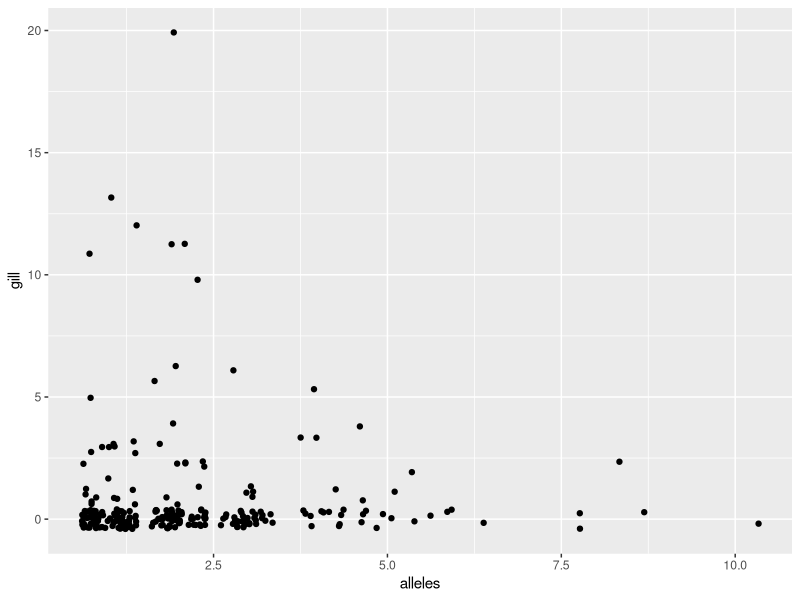
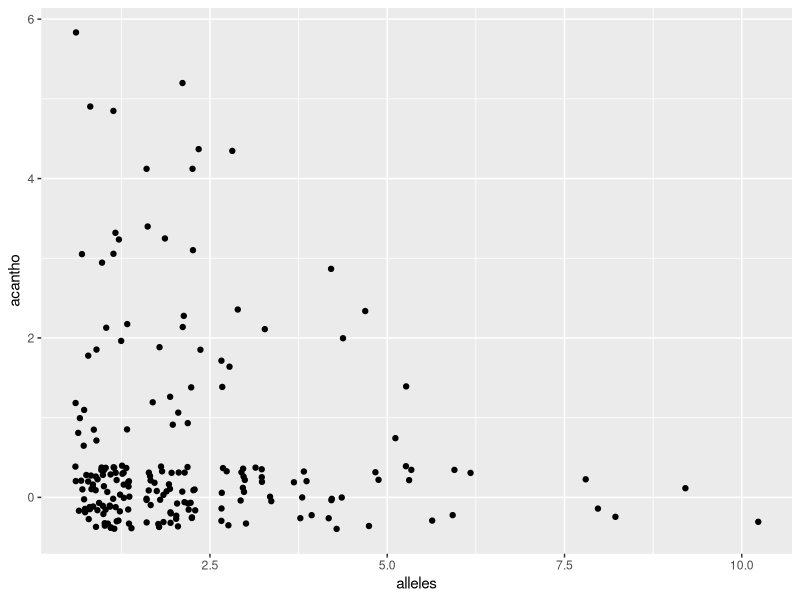
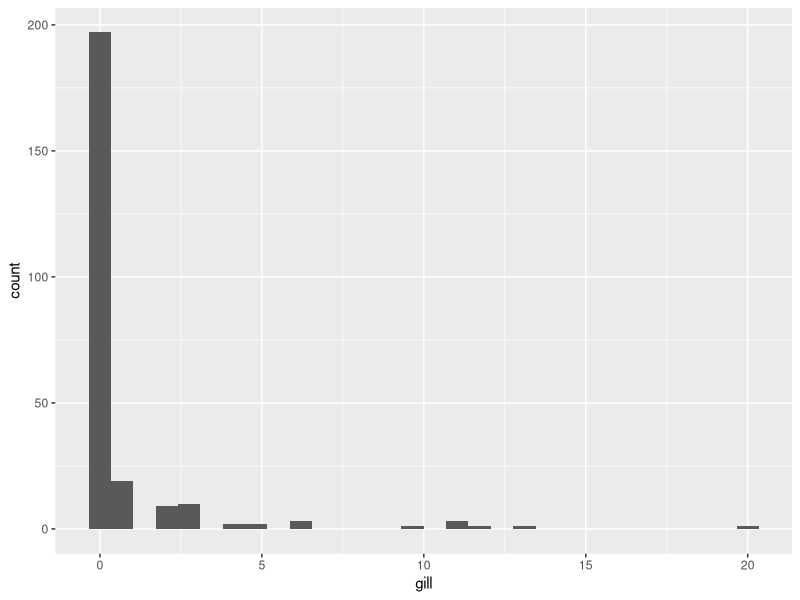
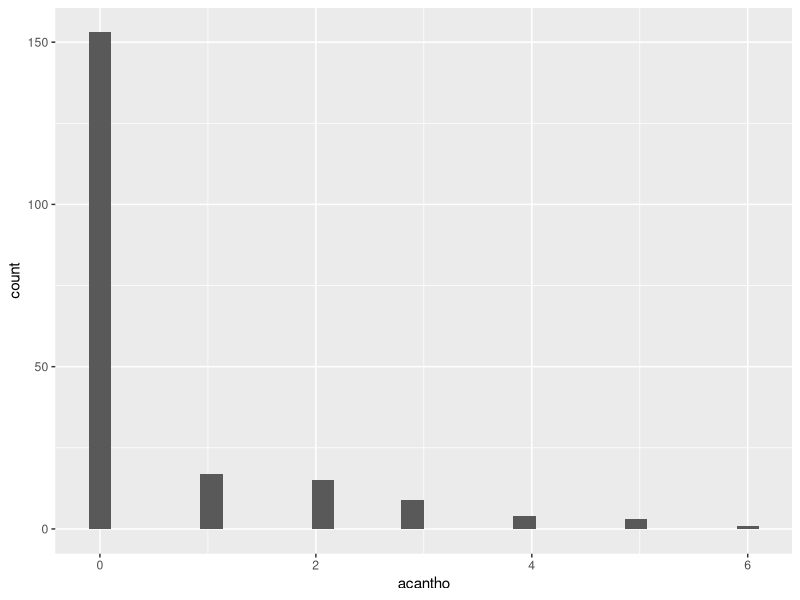
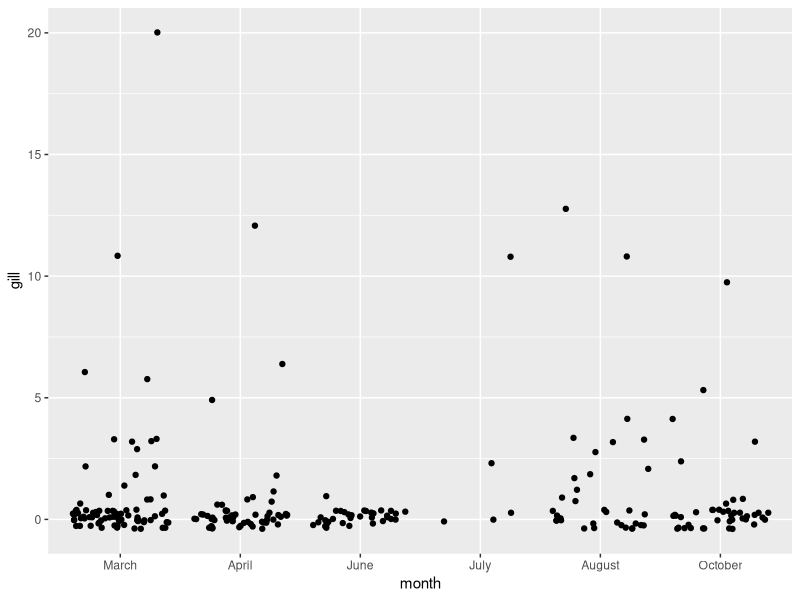
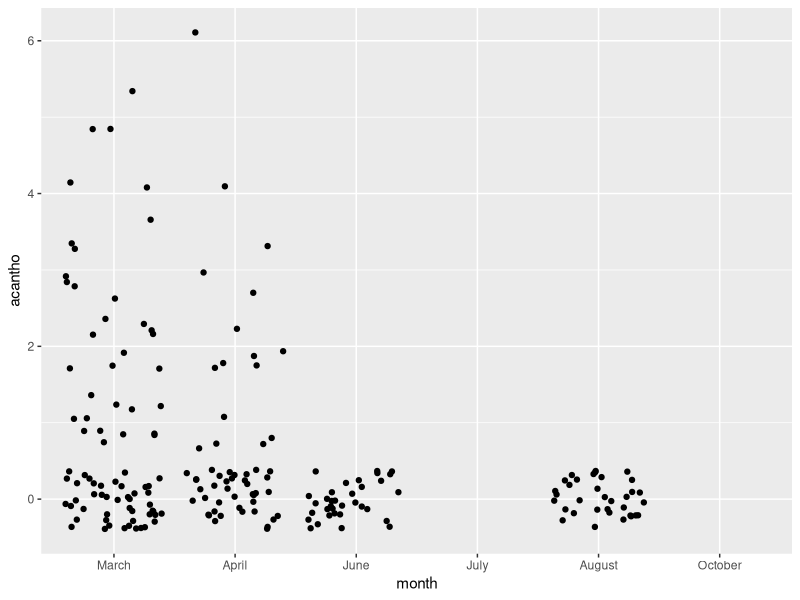
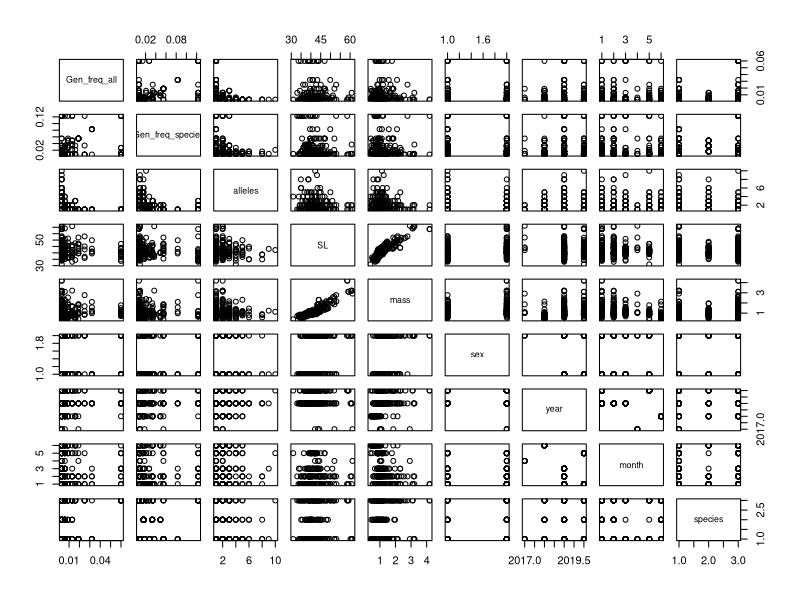
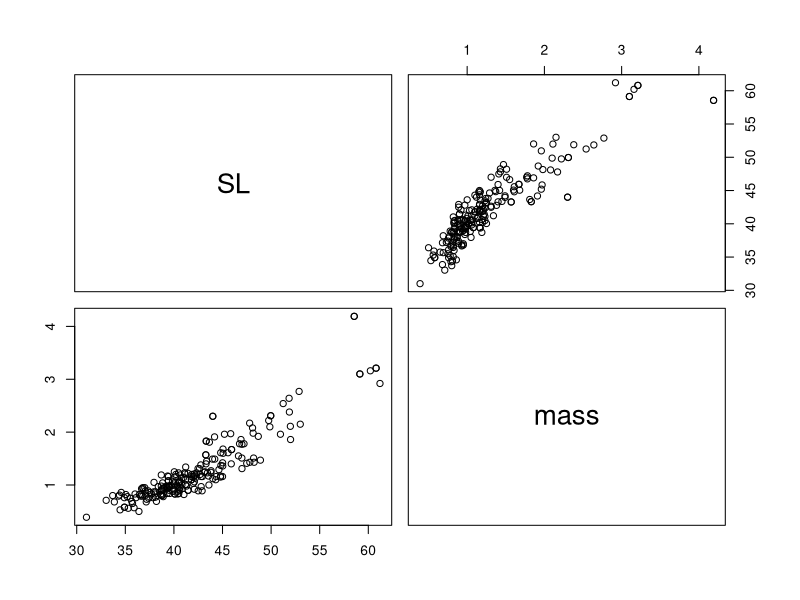

Write R code to recreate these figures, in order.
library(readr)
library(dplyr)
library(tidyr)
library(ggplot2)
library(pscl)

alldata <- read_csv("alldata.csv", 
                    col_types = cols(species = col_factor(levels = c("fantail", 
                    "orangethroat", "rainbow")),
                    month = col_factor(levels = c("March", "April",
                    "June", "July", "August", "October")),
                    sex = col_factor(levels = c("F", "M"))))
alldata = alldata[,c(21, 22, 10, 11, 8, 6, 7, 5, 3, 4, 2)]
alldata = alldata[!is.na(alldata$gill) | !is.na(alldata$acantho),]


ggplot(alldata, aes(alleles, gill)) +
  geom_jitter()
ggplot(alldata, aes(alleles, acantho)) +
  geom_jitter()
ggplot(alldata, aes(gill)) +
  geom_histogram()
ggplot(alldata, aes(acantho)) +
  geom_histogram()
# I think this indicates that we need a hurdle or zero inflated poisson model.

ggplot(alldata, aes(month, gill)) +
  geom_jitter()
ggplot(alldata, aes(month, acantho)) +
  geom_jitter()
# I don't think we have enough months to treat them as anything other than a factor.

# I am not sure we need a mixed model on this.  I don't see what would be the 
# random effect.  
# I also don't think we need to include year.  But I could be wrong.

pairs(alldata[-c(1, 2)])
pairs(alldata[c(6:7)])
# obviously, mass and length are highly correlated.  Mass only has 2 NAs and SL has 
# 44, so it makes sense to keep mass.

z.gill = zeroinfl(gill ~ Gen_freq_all + Gen_freq_species + alleles + mass +
                    sex + month + species, alldata, dist = "poisson")
summary(z.gill)

ggplot(alldata, aes(gill, fill = species)) +
  geom_histogram()

# all the orangethroat species have gill=0.  If we remove those samples and look at 
# them separately, the rest of  the data does not require zero inflated model. 
# Plain poisson works.  Otherwise, species determines the binomial part of the model,
# and then everything except Gen_freq_species is significant in the poisson part.

data.without.orange = alldata %>%
  filter(species != "orangethroat")

poiss.gill.without = glm(gill ~ Gen_freq_all + Gen_freq_species + alleles + 
                    mass +
                    sex + month + species, data.without.orange, family = "poisson")
summary(poiss.gill.without)
drop1(poiss.gill.without, test = "Chi")
# sex can be dropped (lower AIC if it is removed) which is good because lots of 
# missing values for sex

m1 = glm(gill ~ Gen_freq_all + Gen_freq_species + alleles + 
           mass + month + species, data.without.orange, family = "poisson")
step(m1)

# recommended model
final.without = glm(gill ~ alleles + mass + month + species, 
                    data.without.orange, family = "poisson")

# actually, poisson works WITH the orangethroat species as part of it.
poiss.gill = glm(gill ~ Gen_freq_all + Gen_freq_species + alleles + 
                   mass +
                   sex + month + species, alldata, family = "poisson")
summary(poiss.gill)
drop1(poiss.gill, test = "Chi")
# can remove sex
m1 = glm(gill ~ Gen_freq_all + Gen_freq_species + alleles + 
           mass + month + species, alldata, family = "poisson")
step(m1)

# recommended model 
final.with = glm(gill ~ alleles + mass + month + species, 
                 alldata, family = "poisson")


summary(poiss.gill)
summary(final.with)
summary(poiss.gill.without)
summary(final.without)
# significant: Alleles, mass, month, species.  
# Not so significant: Gen_freq_all, Gen_freq_species, sex
# it's hard to tell about sex because there are so many missing values, but I think 
# it is safe to remove sex from the model.  If we remove the NAs, sex is only
# significant at .07 level.  Client should decide.  If the only purpose it to show
# that alleles is significant when controlling for everything else, then she might
# want to leave everything in. Alleles is more significant when controlling for 
# everything.

z.acantho = zeroinfl(acantho ~ Gen_freq_all + Gen_freq_species + alleles + mass +
                    sex + month + species, alldata, dist = "poisson")
summary(z.acantho)

# It looks like month determines the binomial part (and maybe mass), and nothing 
# else is significant. All June and August observations are acantho = 0

ggplot(alldata, aes(acantho, fill = month)) +
  geom_histogram()


# here's what it looks like as a poisson model
poiss.acantho = glm(acantho ~ Gen_freq_all + Gen_freq_species + alleles + mass +
                      sex + month + species, alldata, family = "poisson")
summary(poiss.acantho)

ggplot(alldata, aes(acantho, fill = month)) +
  geom_histogram()
# looks like only species and mass matters
drop1(poiss.acantho, test = "Chi")
# can remove sex
m1 = glm(acantho ~ Gen_freq_all + Gen_freq_species + alleles + 
           mass + month + species, alldata, family = "poisson")
step(m1)
# preferred model does not include alleles but that is what we are testing for,
# so leave it in anyway.
acantho.final = glm(acantho ~ alleles + mass + month + species, alldata, 
                    family = "poisson")
summary(poiss.acantho)
summary(acantho.final)
# alleles is not significant in either model
